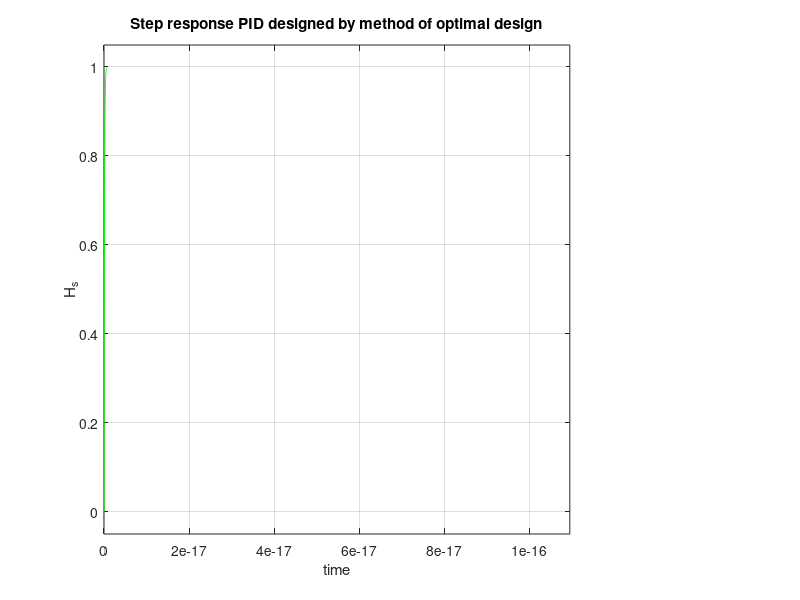
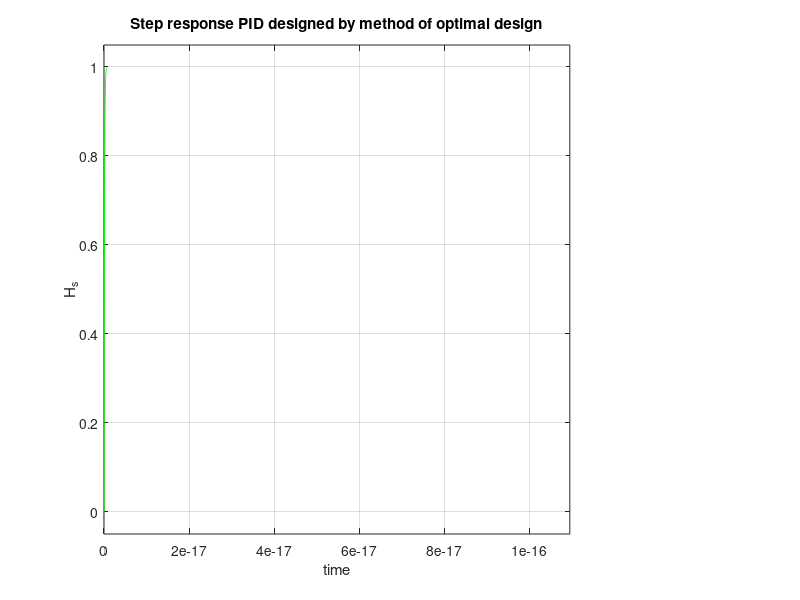

The MATLAB script that drew these images, in order:
%% Method of optimal module for Exercise 3 speed

clear all 
close all 
clc

% Given values 

J = 3.2284*10^(-6); 
b = 3.5077*10^(-6); 
K = 0.0274; 
R = 4 ; 
L = 2.75*10^(-6); 

% For the transfer function 

p0 = K ; 
r0 = R*b+K^2; 
r1 = b*L+R*J; 
r2 = J*L;

%% Transfer function 
 
s = tf('s'); 
H_s = p0/(r0 + r1*s + r2*s^2); 
H_s = minreal(H_s);
subplot(2, 1, 1); 
step(H_s, 'r');
xlabel('time'); 
ylabel('H_s');
title('Step response without any feedback'); 
hold on 

%% Good shape 

p_cara = [1 1.455*10^6 8.614*10^7]; 
racine = roots(p_cara); 
a = racine(1); 
b = racine(2);
K1 = 347.8/(a*b); 
T1 = -1/b; 
T2 = -1/a;
Tdelay = 0 ; 
r0 = 1/(2*K1*T2); 
Td = T1; 

G_pid = r0*(1+Td*s);
G_FB_PID = feedback(G_pid*H_s, 1); 
subplot(2, 1, 2); 
step(G_FB_PID, 'g'); 
xlabel('time'); 
ylabel('H_s');
title('Step response PID designed by method of optimal design'); 

figure(2)
step(G_FB_PID, 'g'); 
xlabel('time'); 
ylabel('H_s');
title('Step response PID designed by method of optimal design'); 